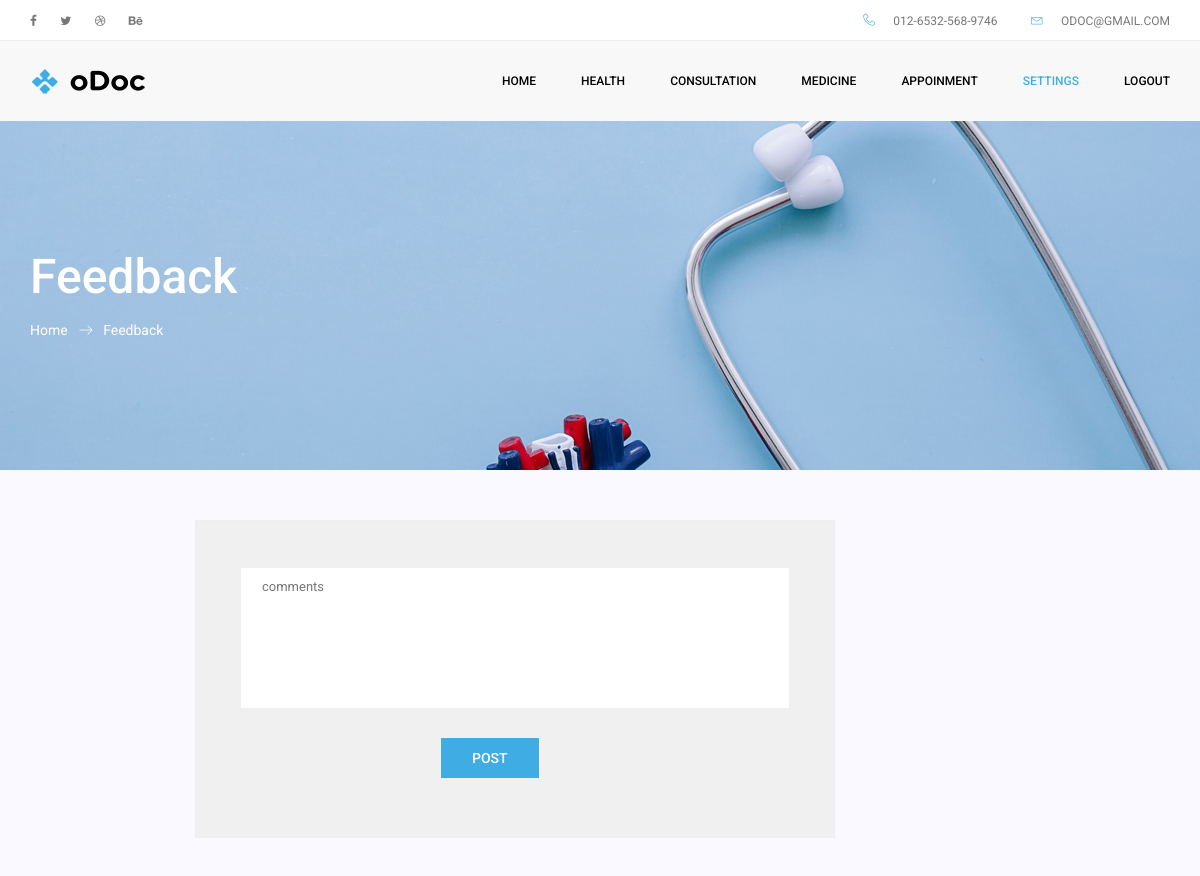
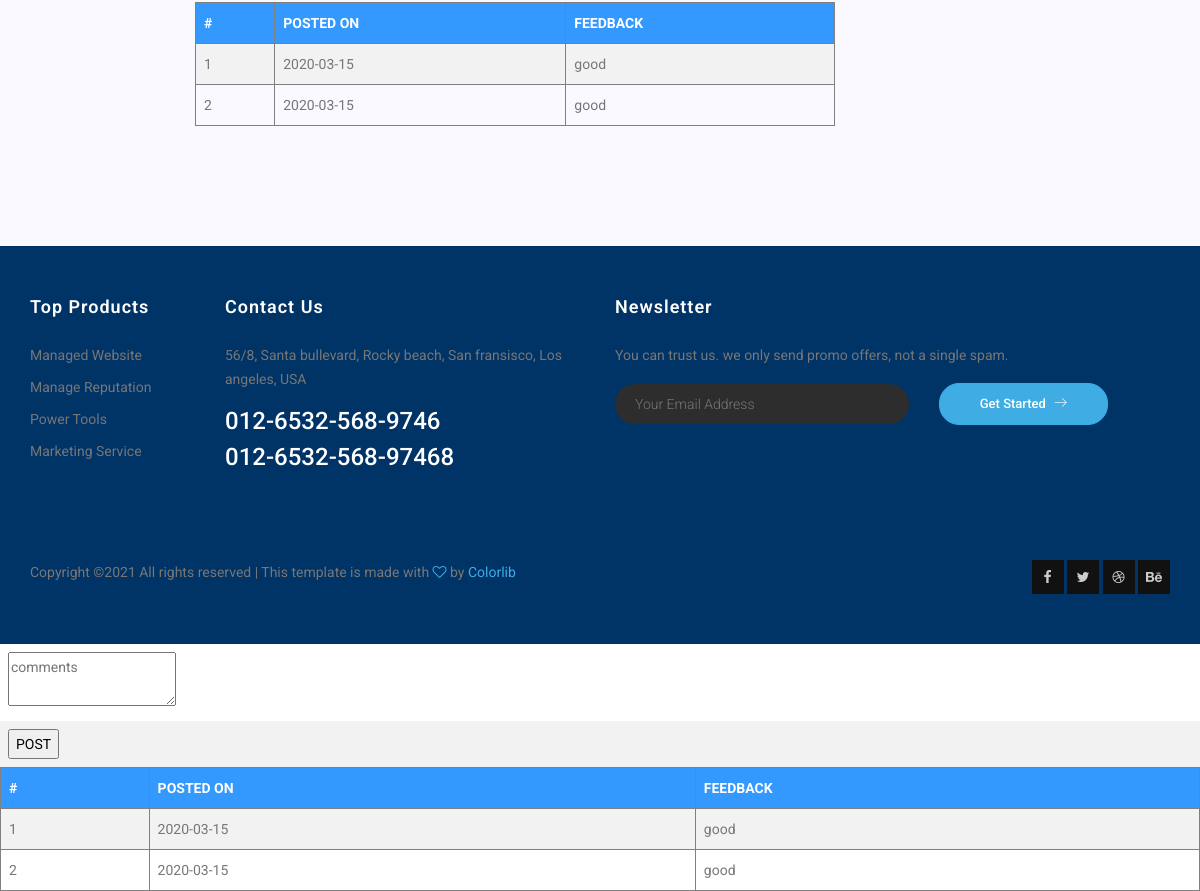
The app's page /patient/feedback.php (signed in) with its own data (2 pictures, top to bottom).
### tables this page shows
CREATE TABLE `feedback` (
  `id` int(11) NOT NULL,
  `uid` int(11) NOT NULL,
  `comment` varchar(20) NOT NULL,
  `date` date NOT NULL
);

### patient/feedback.php (the view, shortened to what this page needs)
<!doctype html>
<html lang="en">
<head>
    <link rel="stylesheet" href="../css/bootstrap.css">
    <link rel="stylesheet" href="../vendors/linericon/style.css">
    <link rel="stylesheet" href="../css/font-awesome.min.css">
    <link rel="stylesheet" href="../vendors/owl-carousel/owl.carousel.min.css">
    <link rel="stylesheet" href="../vendors/lightbox/simpleLightbox.css">
    <link rel="stylesheet" href="../vendors/nice-select/css/nice-select.css">
    <link rel="stylesheet" href="../vendors/animate-css/animate.css">
    <link rel="stylesheet" href="../css/style.css">
    <link rel="stylesheet" href="../css/responsive.css">
    <link rel="stylesheet" href="../css/table.css">
</head>
<body>
<?php
				$con=mysqli_connect("localhost","root","","find_my_doctor");
				?>
		<header class="header_area">
	  <div class="top_menu row m0">
			<div class="container">
				<div class="float-left">
					<ul class="left_side">
						<li>
							<a href="#">
								<i class="fa fa-facebook-f"></i>
							</a>
						</li>
						<li>
							<a href="#">
								<i class="fa fa-twitter"></i>
							</a>
						</li>
						<li>
							<a href="#">
								<i class="fa fa-dribbble"></i>
							</a>
						</li>
						<li>
							<a href="#">
								<i class="fa fa-behance"></i>
							</a>
						</li>
					</ul>
				</div>
				<div class="float-right">
					<ul class="right_side">
						<li>
							<a href="#">
								<i class="lnr lnr-phone-handset"></i>
								012-6532-568-9746
							</a>
						</li>
						<li>
							<a href="#">
								<i class="lnr lnr-envelope"></i>
								odoc@gmail.com
							</a>
						</li>
					</ul>
				</div>
			</div>
		</div>
		<div class="main_menu">
			<nav class="navbar navbar-expand-lg navbar-light">
				<div class="container">
					<a class="navbar-brand logo_h" href="#">
						<img src="../img/logo1.png" alt="">
					</a>
				<div class="collapse navbar-collapse offset" id="navbarSupportedContent">
						<div class="row ml-0 w-100">
							<div class="col-lg-12 pr-0">
								<ul class="nav navbar-nav center_nav pull-right">
									<li class="nav-item " >
										<a class="nav-link" href="patient_home.php">Home</a>
									</li><li class="nav-item submenu dropdown ">
										<a href="#" class="nav-link dropdown-toggle" data-toggle="dropdown" role="button" aria-haspopup="true" aria-expanded="false">health</a>
									</li>
                                    <li class="nav-item submenu dropdown">
										<a href="#" class="nav-link dropdown-toggle" data-toggle="dropdown" role="button" aria-haspopup="true" aria-expanded="false">consultation</a>
									</li>
                                    <li class="nav-item submenu dropdown">
										<a href="#" class="nav-link dropdown-toggle" data-toggle="dropdown" role="button" aria-haspopup="true" aria-expanded="false">medicine</a>
									</li>
									 <li class="nav-item submenu dropdown">
										<a href="#" class="nav-link dropdown-toggle" data-toggle="dropdown" role="button" aria-haspopup="true" aria-expanded="false">appoinment</a>
									</li>
                                    <li class="nav-item submenu dropdown active">
										<a href="#" class="nav-link dropdown-toggle" data-toggle="dropdown" role="button" aria-haspopup="true" aria-expanded="false">Settings</a>
									</li>
									<li class="nav-item ">
										<a class="nav-link" href="../logout.php">logout</a>
									</li>
								</ul>
							</div>
						</div>
					</div>
				</div>
			</nav>
		</div>
	</header>
    <section class="banner_area">
        <div class="banner_inner d-flex align-items-center">
            <div class="container">
                <div class="banner_content text-left">
                    <h2>Feedback</h2>
                    <div class="page_link">
                        <a href="patient_home.php">Home</a>
                        <a href="">Feedback</a>
                    </div>
                </div>
            </div>
        </div>
    </section>
    <section class="blog_area single-post-area p_120">
        <div class="container">
          <div class="row" style="margin-left:150px">
                <div class="col-lg-8 posts-list">
                    <div class="comment-form" style="margin-top:-70px">
                        <form method="post">
                            <div class="form-group form-inline">
                                <div class="form-group col-lg-12 ">
                                <textarea name="cmnt" placeholder="comments" class="form-control" cols="8"></textarea>
								<input type="submit" name="post" value="POST"  class="btn submit_btn"  style="margin-top:30px; margin-left:200px">
                                </div>
                            </div>
                    </div>
                   <?php
		$b="SELECT * FROM `feedback` WHERE uid='".$_SESSION['uid']."'";
		$ex=mysqli_query($con,$b);
		$count=mysqli_num_rows($ex);
		if($count>0)
		{?>
             <table align="center" border="1">
             <tr><th>#</th>
             <th>POSTED ON</th>
             <th>FEEDBACK</th>
             </tr>
                <?php
                $i=1;
                    while($m=mysqli_fetch_array($ex))
                    {?>
                    <tr>
                    <td><?php echo $i;?></td>
                    <td><?php echo $m['date'];?></td>
                    <td><?php echo $m['comment'];?></td>
                    </tr>
                    <?php
                    $i=$i+1;
                    }?>
                    </table>
                    <?php
}?>
                </div>
          </div>
        </div>
    </section>
    <footer class="footer-area section_gap">
        <div class="container">
            <div class="row">
                <div class="col-lg-2  col-md-6">
                    <div class="single-footer-widget">
                        <h6>Top Products</h6>
                        <ul class="footer-nav">
                            <li>
                                <a href="#">Managed Website</a>
                            </li>
                            <li>
                                <a href="#">Manage Reputation</a>
                            </li>
                            <li>
                                <a href="#">Power Tools</a>
                            </li>
                            <li>
                                <a href="#">Marketing Service</a>
                            </li>
                        </ul>
                    </div>
                </div>
                <div class="col-lg-4  col-md-6">
                    <div class="single-footer-widget mail-chimp">
                        <h6 class="mb-20">Contact Us</h6>
                        <p>
                            56/8, Santa bullevard, Rocky beach, San fransisco, Los angeles, USA
                        </p>
                        <h3>012-6532-568-9746</h3>
                        <h3>012-6532-568-97468</h3>
                    </div>
                </div>
                <div class="col-lg-6  col-md-12">
                    <div class="single-footer-widget newsletter">
                        <h6>Newsletter</h6>
                        <p>You can trust us. we only send promo offers, not a single spam.</p>
                        <div id="mc_embed_signup">
                            <form target="_blank" action="https://spondonit.us12.list-manage.com/subscribe/post?u=1462626880ade1ac87bd9c93a&amp;id=92a4423d01"
                                method="get" class="form-inline">
                                <div class="form-group row">
                                    <div class="col-lg-7 col-md-6 col-sm-12">
                                        <input name="EMAIL" placeholder="Your Email Address" onFocus="this.placeholder = ''" onBlur="this.placeholder = 'Your Email Address '"
                                            required="" type="email">
                                    </div>
                                    <div class="col-lg-5 col-md-12">
                                        <button class="nw-btn main_btn circle">get started
                                            <span class="lnr lnr-arrow-right"></span>
                                        </button>
                                    </div>
                                </div>
                            </form>
                        </div>
                    </div>
                </div>
            </div>
            <div class="row footer-bottom d-flex justify-content-between">
                <p class="col-lg-8 col-sm-12 footer-text m-0">
Copyright &copy;<script>document.write(new Date().getFullYear());</script> All rights reserved | This template is made with <i class="fa fa-heart-o" aria-hidden="true"></i> by <a href="https://colorlib.com" target="_blank">Colorlib</a>
                </p>
                <div class="col-lg-4 col-sm-12 footer-social">
                    <a href="#">
                        <i class="fa fa-facebook"></i>
                    </a>
                    <a href="#">
                        <i class="fa fa-twitter"></i>
                    </a>
                    <a href="#">
                        <i class="fa fa-dribbble"></i>
                    </a>
                    <a href="#">
                        <i class="fa fa-behance"></i>
                    </a>
                </div>
            </div>
        </div>
    </footer>
</body>
</html>
<!DOCTYPE html PUBLIC "-//W3C//DTD XHTML 1.0 Transitional//EN" "http://www.w3.org/TR/xhtml1/DTD/xhtml1-transitional.dtd">
<html xmlns="http://www.w3.org/1999/xhtml">
<head>
</head>
<body>
<?php
$con=mysqli_connect("localhost","root","","find_my_doctor");
?>
<form method="post" enctype="multipart/form-data">
<table align="center">
<tr><td><textarea name="cmnt" placeholder="comments"></textarea></td></tr>
<tr><td><input type="submit" name="post" value="POST" /></td></tr>
</table>
<?php
$b="SELECT * FROM `feedback` WHERE uid='".$_SESSION['uid']."'";
$ex=mysqli_query($con,$b);
$count=mysqli_num_rows($ex);
if($count>0)
{?>
 <table align="center" border="1">
 <tr><th>#</th>
 <th>POSTED ON</th>
 <th>FEEDBACK</th>
 </tr>
	<?php
	$i=1;
		while($m=mysqli_fetch_array($ex))
		{?>
        <tr>
        <td><?php echo $i;?></td>
        <td><?php echo $m['date'];?></td>
        <td><?php echo $m['comment'];?></td>
        </tr>
        <?php
		$i=$i+1;
		}?>
        </table>
        <?php
}?>
</form>
</body>
</html>

### css/table.css (style rules this page uses)
table { border-collapse: collapse; width: 100%; }
th, td { text-align: left; padding: 8px; }
tr:nth-child(even) { background-color: #f2f2f2 }
th { background-color:#3399FF; color: white; }

### records on screen
feedback: date "2020-03-15", comment "good"
feedback: date "2020-03-15", comment "good"
